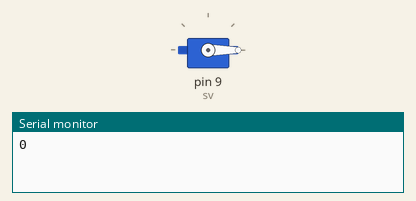
A sketch run on a simulated Arduino Uno, built with avr-gcc and run on an emulated ATmega328P. Parts: servo, the last lines printed to the serial monitor.

Above: at 0.05 s.
At 2.25 s:
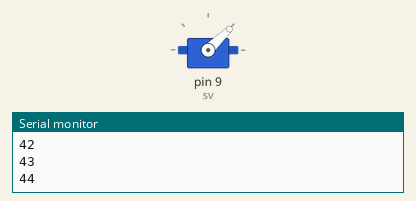
At 4.5 s:
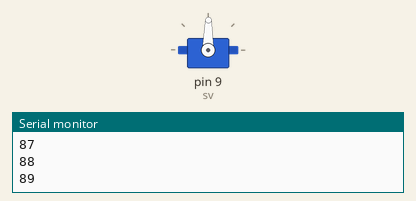
At 9.0 s:
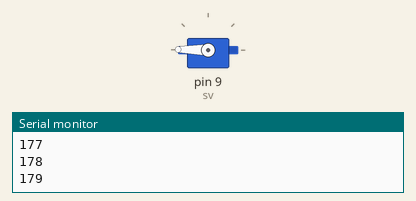
Timing chart, 0 to 11.7 s (numbered marks = the images above):
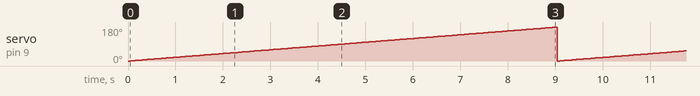

The sketch:

tasktwo.ino
```cpp
#include <Servo.h>
Servo sv;
void setup(){
  Serial.begin(9600);
  sv.attach(9);
}

void loop(){
  for(int i=0; i<180; i++){
sv.write(i);
  Serial.println(i);
  delay(50);
  }
  for(int i=180; i>180; i--){
  sv.write(i);
  Serial.println(i);
  delay(50);

  }
}
```

Measured:
- by itself, servo on pin 9 (sv): ramps from 0° to 179° and jumps back, once every 9.0 s
